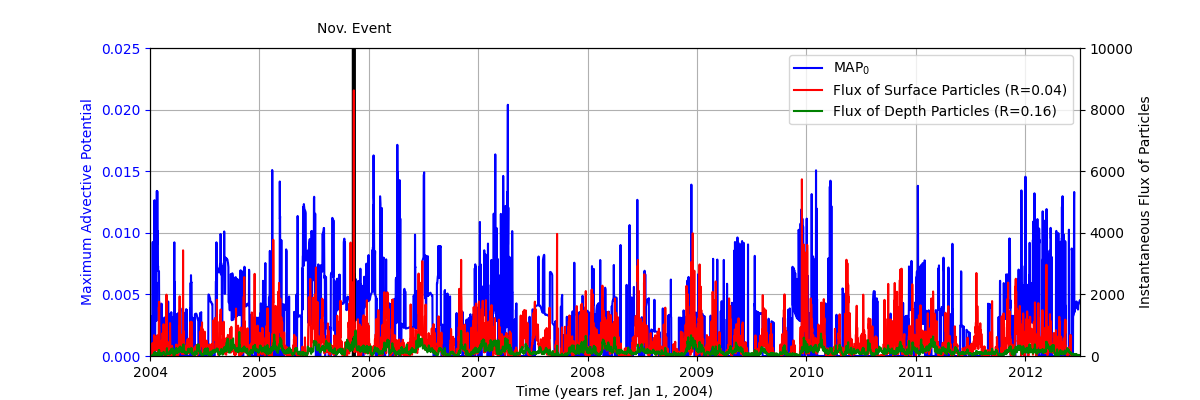

Generate this figure with Python:
#! /usr/bin/env python 

import numpy as np 
import matplotlib.pyplot as plt 

tdays=np.arange(0,6000)*12.43/24
tN=366*3+365*6+103
t0=np.arange(0,tN,12.43/24)
t0dy=np.arange(0,t0[-1]+12.43/24,12.43/24)/365
t0yr=t0dy+2004
tyr=t0yr[:6000]

f=np.load('flux_of_drifters_into_OSR_SURFACE_1D.npz')
NSURb=f['NFLS1D'][:]
f.close()

f=np.load('flux_of_drifters_into_OSR_SUBSURFACE_1D.npz')
NSUBb=f['NFLS1D'][:]
f.close()

f=np.load('MAP_LARGE_40_EDDY.npz')
MAP3b=f['MAP'][61:-500]
f.close()

NSUR=NSURb[:6000]
NSUB=NSUBb[:6000]
MAP3=MAP3b[:6000]

fig,ax2=plt.subplots(nrows=1,ncols=1,figsize=(12,4))
ax2.plot(tyr,MAP3,'b-',label='MAP'+r'$_0$')
ax2.set_xlabel('Time (years ref. Jan 1, 2004)')
ax2.set_ylabel('Instantaneous Particle Flux')
ax2.grid()
ax=ax2.twinx()
ax.plot(tyr,NSUR,'r-',label='Flux of Surface Particles (R=0.04)')
jj=np.argmax(NSUR)
yy=np.arange(0,10000)
xx=tyr[jj]*np.ones(len(yy))
ax2.plot(xx,yy,'k-',linewidth=3)
ax.plot(tyr,NSUB,'g-',label='Flux of Depth Particles (R=0.16)')
ax2.set_ylabel('Maximum Advective Potential',color='b')
ax2.tick_params(axis='y',colors='b')
ax.set_ylabel('Instantaneous Flux of Particles')
handles1,labels1=ax2.get_legend_handles_labels()
handles2,labels2=ax.get_legend_handles_labels()
all_handles=handles1+handles2
all_labels=labels1+labels2
ax2.legend(all_handles,all_labels,loc='best')
ax2.set_xlim(2004,2012.5)
ax2.set_ylim(0,0.025)
ax.set_ylim(0,10000)
ax.text(tyr[jj],10500,'Nov. Event',horizontalalignment='center')
fig.savefig('figure_S3.png')
